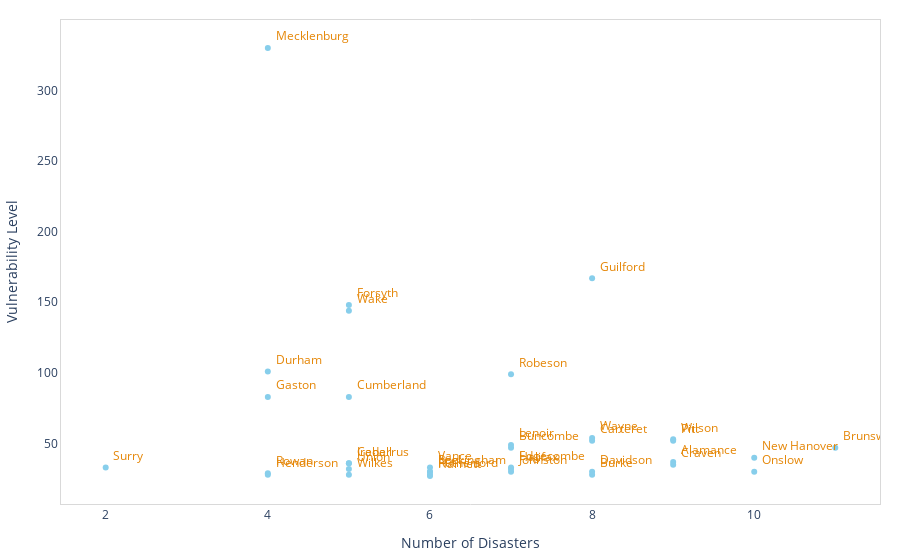

Notebook source saved alongside this figure:
### Code cell
###### Plotting Disasters and Vulnerability by County in NC

cvcnc = cvc[(cvc.ST_ABBR=="NC")]
cvc_ct = cvcnc.groupby(['COUNTY','STCNTY']).F_TOTAL.sum().reset_index()
cvc_ct.rename(columns={'STCNTY' : 'fips'},inplace=True) 
dis_ct = dis.groupby(['fips']).hm_program_declared.sum().reset_index()
ct_grp = cvc_ct.merge(dis_ct,how='left', on=["fips"])
ct_grp = ct_grp.groupby(['COUNTY']).agg({'F_TOTAL':'sum','hm_program_declared':'sum'}).reset_index()
ct_grp2 = ct_grp[ct_grp.F_TOTAL>25]


layout = dict(plot_bgcolor='white',
              margin=dict(t=20, l=20, r=20, b=20),
              xaxis=dict(title='Number of Disasters',
                         linecolor='#d9d9d9',
                         showgrid=False,
                         mirror=True),
              yaxis=dict(title='Vulnerability Level',
                         linecolor='#d9d9d9',
                         showgrid=False,
                         mirror=True))

data = go.Scatter(x=ct_grp2['hm_program_declared'],
                  y=ct_grp2['F_TOTAL'],
                  text=ct_grp2['COUNTY'],
                  textposition='top right',
                  mode='markers+text',
                  line=dict(color='skyblue', width=1, dash='dash'),
                  textfont=dict(color='#E58606'),
                  name='citations')

fig = go.Figure(data=data, layout=layout)

fig.show()

### Figure 1 — Plotly figure (JSON) as saved in the notebook; plotly's stock layout.template omitted (floating-point values rounded to 4 significant figures)
{"data": [{"line": {"color": "skyblue", "dash": "dash", "width": 1}, "mode": "markers+text", "name": "citations", "text": [" Alamance", " Brunswick", " Buncombe", " Burke", " Cabarrus", " Carteret", " Craven", " Cumberland", " Davidson", " Durham", " Edgecombe", " Forsyth", " Gaston", " Guilford", " Halifax", " Harnett", " Henderson", " Iredell", " Johnston", " Lee", " Lenoir", " Mecklenburg", " New Hanover", " Onslow", " Pitt", " Robeson", " Rockingham", " Rowan", " Rutherford", " Surry", " Union", " Vance", " Wake", " Wayne", " Wilkes", " Wilson"], "textfont": {"color": "#E58606"}, "textposition": "top right", "type": "scatter", "x": [9, 11, 7, 8, 5, 8, 9, 5, 8, 4, 7, 5, 4, 8, 7, 6, 4, 5, 7, 6, 7, 4, 10, 10, 9, 7, 6, 4, 6, 2, 5, 6, 5, 8, 5, 9], "y": [37, 47, 47, 28, 36, 52, 35, 83, 30, 101, 33, 148, 83, 167, 32, 27, 28, 36, 30, 30, 49, 330, 40, 30, 52, 99, 30, 29, 28, 33, 32, 33, 144, 54, 28, 53]}], "layout": {"margin": {"b": 20, "l": 20, "r": 20, "t": 20}, "plot_bgcolor": "white", "xaxis": {"linecolor": "#d9d9d9", "mirror": true, "showgrid": false, "title": {"text": "Number of Disasters"}}, "yaxis": {"linecolor": "#d9d9d9", "mirror": true, "showgrid": false, "title": {"text": "Vulnerability Level"}}}}
